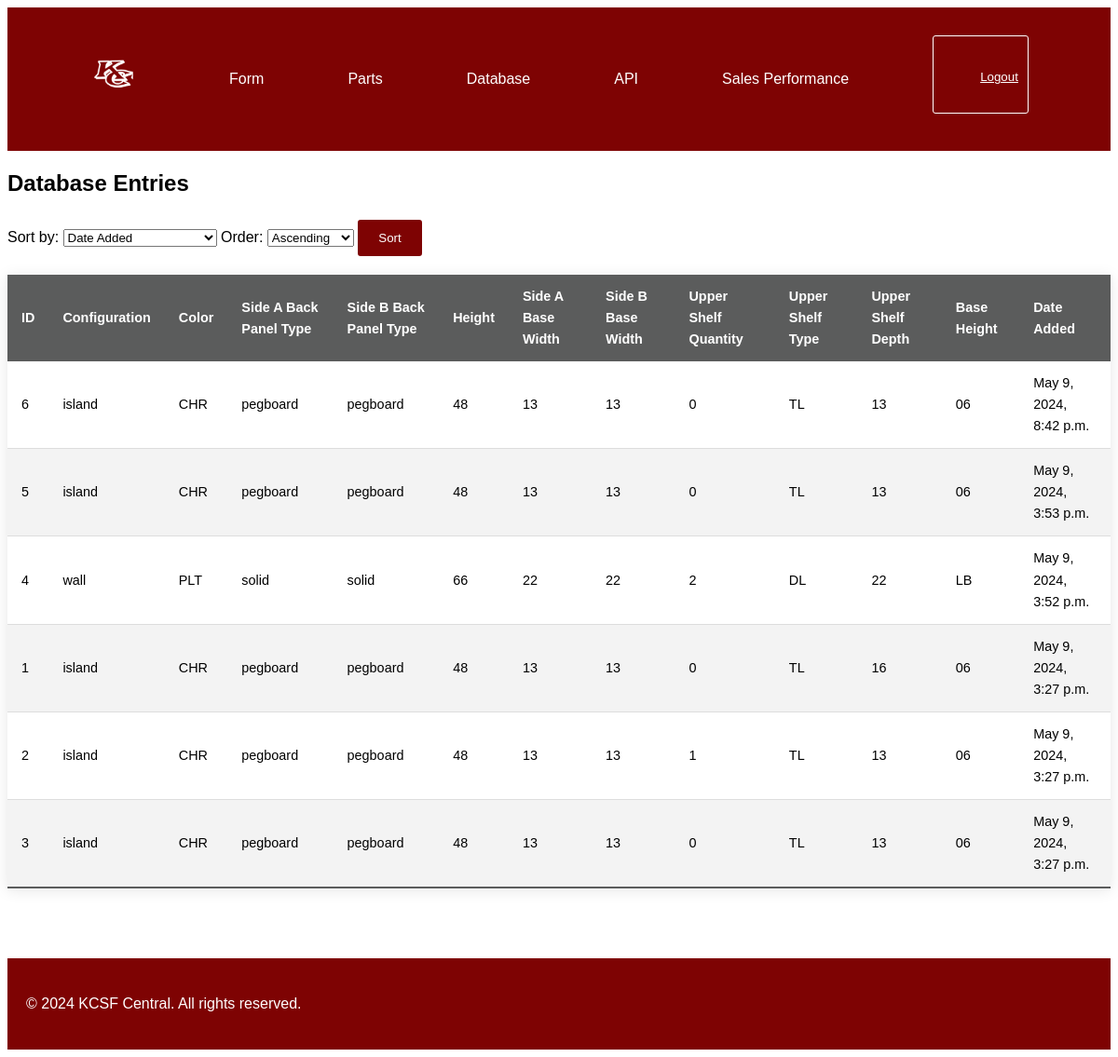
Before: /database/ (signed in) with the older database file.
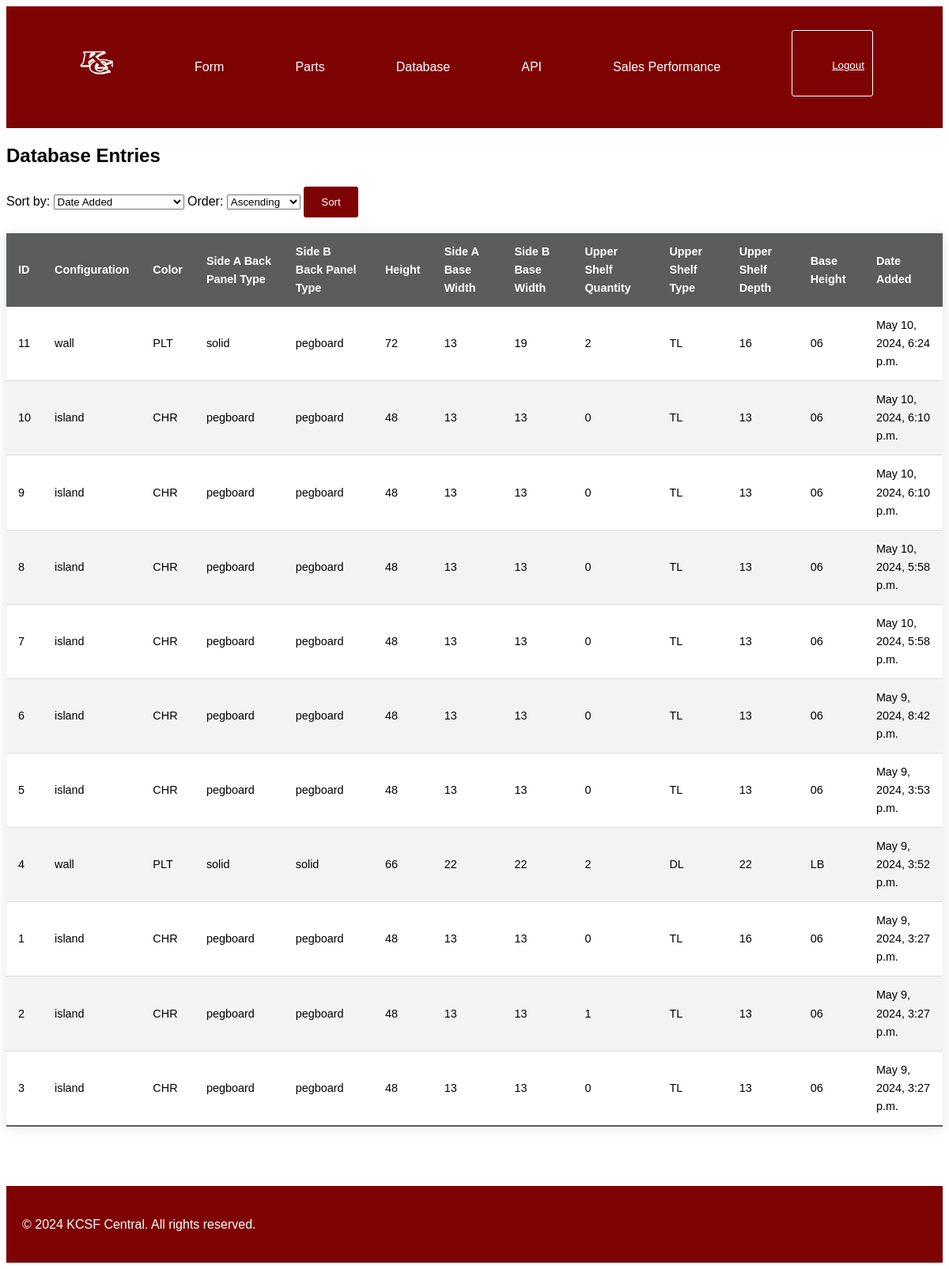
After: the same page with the newer database file.
### myapp/models.py (models this page shows)
class GondolaShelving(models.Model):
    CONFIGURATION_CHOICES = [('island', 'Island/Gondola (double-sided)'), ('wall', 'Wall (single-sided)')]
    COLOR_CHOICES = [('CHR', 'CHR'), ('PLT', 'PLT')]
    PANEL_TYPE_CHOICES = [('pegboard', 'Pegboard'), ('solid', 'Solid')]
    UPPER_SHELF_QUANTITY = [('0', '0'), ('1', '1'), ('2', '2'), ('3', '3'), ('4', '4'), ('5', '5'), ('6', '6')]
    SHELF_TYPE_CHOICES = [('TL', 'Tilt-in'), ('DL', 'Drop-in')]
    HEIGHT_CHOICES = [('48', '48 inches'), ('54', '54 inches'), ('60', '60 inches'), ('66', '66 inches'), ('72', '72 inches'), ('78', '78 inches'), ('84', '84 inches'), ('90', '90 inches'), ('96', '96 inches')]
    SIDE_A_BASE_WIDTH_CHOICES = [('13', '13 inches'), ('16', '16 inches'), ('19', '19 inches'), ('22', '22 inches'), ('25', '25 inches'), ('28', '28 inches'), ('31', '31 inches')]
    SIDE_B_BASE_WIDTH_CHOICES = [('13', '13 inches'), ('16', '16 inches'), ('19', '19 inches'), ('22', '22 inches'), ('25', '25 inches'), ('28', '28 inches'), ('31', '31 inches')]
    UPPER_SHELF_DEPTH_CHOICES = [('13', '13 inches'), ('16', '16 inches'), ('19', '19 inches'), ('22', '22 inches'), ('25', '25 inches'), ('28', '28 inches'), ('31', '31 inches')]
    BASE_HEIGHT_CHOICES= [('06', '6 inches'), ('LB', 'Low Base')]
    configuration = models.CharField(max_length=10, choices=CONFIGURATION_CHOICES, default='island')
    color = models.CharField(max_length=3, choices=COLOR_CHOICES, default='CHR')
    side_a_back_panel_type = models.CharField(max_length=8, choices=PANEL_TYPE_CHOICES, default='pegboard')
    side_b_back_panel_type = models.CharField(max_length=8, choices=PANEL_TYPE_CHOICES, default='pegboard')
    height = models.CharField(max_length=3, choices=HEIGHT_CHOICES, default='48')
    side_a_base_width = models.CharField(max_length=3, choices=SIDE_A_BASE_WIDTH_CHOICES, default='13')
    side_b_base_width = models.CharField(max_length=3, choices=SIDE_B_BASE_WIDTH_CHOICES, default='13')
    upper_shelf_quantity = models.CharField(max_length=1, choices=UPPER_SHELF_QUANTITY, default='0')
    upper_shelf_type = models.CharField(max_length=2, choices=SHELF_TYPE_CHOICES, default='TL')
    upper_shelf_depth = models.CharField(max_length=3, choices=UPPER_SHELF_DEPTH_CHOICES, default='13')
    base_height = models.CharField(max_length=2, choices=BASE_HEIGHT_CHOICES, default='06')
    date_added = models.DateTimeField(auto_now_add=True)

### myapp/views.py (the view)
# urls.py: path('database/', display_database, name='database'),  # URL for the database page
@login_required
def display_database(request):
    sort_by = request.GET.get('sort', 'date_added')  # Default sorting by date added
    order = request.GET.get('order', 'desc')
    if order == 'desc':
        sort_by = '-' + sort_by
    entries = GondolaShelving.objects.all().order_by(sort_by)
    return render(request, 'database.html', {'entries': entries})

### myapp/templates/database.html (shortened to what this page needs)
{% extends 'base.html' %}
{% block content %}
    <h1>Database Entries</h1>
    <form method="get" action="">
        Sort by:
        <select name="sort">
            <option value="date_added">Date Added</option>
        </select>
        Order:
        <select name="order">
            <option value="asc">Ascending</option>
        </select>
        <button type="submit">Sort</button>
    </form>
    <table>
        <thead>
            <tr>
                <th>ID</th>
                <th>Configuration</th>
                <th>Color</th>
                <th>Side A Back Panel Type</th>
                <th>Side B Back Panel Type</th>
                <th>Height</th>
                <th>Side A Base Width</th>
                <th>Side B Base Width</th>
                <th>Upper Shelf Quantity</th>
                <th>Upper Shelf Type</th>
                <th>Upper Shelf Depth</th>
                <th>Base Height</th>
                <th>Date Added</th>
            </tr>
        </thead>
        <tbody>
            {% for entry in entries %}
            <tr>
                <td>{{ entry.id }}</td>
                <td>{{ entry.configuration }}</td>
                <td>{{ entry.color }}</td>
                <td>{{ entry.side_a_back_panel_type }}</td>
                <td>{{ entry.side_b_back_panel_type }}</td>
                <td>{{ entry.height }}</td>
                <td>{{ entry.side_a_base_width }}</td>
                <td>{{ entry.side_b_base_width }}</td>
                <td>{{ entry.upper_shelf_quantity }}</td>
                <td>{{ entry.upper_shelf_type }}</td>
                <td>{{ entry.upper_shelf_depth }}</td>
                <td>{{ entry.base_height }}</td>
                <td>{{ entry.date_added }}</td>
            </tr>
            {% endfor %}
        </tbody>
    </table>
{% endblock %}

### templates/base.html (shortened to what this page needs)
<!DOCTYPE html>
<html lang="en">
<head>
    {% load static %}
    <link rel="stylesheet" href="{% static 'css/styles.css' %}">
</head>
<body>
    <header>
        <div class="header-container">
            <nav class="nav-left">
                <a href="/" class="logo-link">
                    <img src="{% static 'images/KC Old Logo (1).png' %}" alt="KCSF Logo" class="logo-image">
                </a>
            </nav>
            <nav class="nav-center">
                <ul class="nav-list">
                    <ul class="nav-item"><a href="/form/" class="nav-link">Form</a></ul>
                    <ul class="nav-item"><a href="/parts/" class="nav-link">Parts</a></ul>
                    <ul class="nav-item"><a href="/database/" class="nav-link">Database</a></ul>
                    <ul class="nav-item"><a href="/api/" class="nav-link">API</a></ul>
                    <ul class="nav-item"><a href="/metrics/" class="nav-link">Sales Performance</a></ul>
                </ul>
            </nav>
        <nav class="nav-right">
            <div class="auth-section">
                {% if user.is_authenticated %}
                <ul>
                    <form action="{% url 'logout' %}" method="post">
                        <button type="submit" style="background:none; border:none; padding:0; color:rgb(255, 255, 255); text-decoration:underline; cursor:pointer">
                            Logout
                        </button>
                    </form>
                </ul>
            {% else %}
                <ul><a href="{% url 'login' %}">Login</a></ul>
            {% endif %}
            </div>
        </nav>
        </div>
    </header>
    <main>
        {% block content %}{% endblock %}
    </main>
    <footer>
        <p>© 2024 KCSF Central. All rights reserved.</p>
    </footer>
</body>
</html>

### static/css/styles.css (style rules this page uses)
body { font-family: Arial, sans-serif; line-height: 1.6; color: #000000; }
header, footer { color: #ffffff; background-color: #7e0303; padding: 20px 20px; }
footer { margin-top:75px; }
nav a { text-decoration: none; color: #ffffff; margin-right: 50px; }
header { display: flex; justify-content: center; align-items: center; }
header img { max-width: 100%; height: 60px; margin-right: 10px; }
table { width: 100%; border-collapse: collapse; margin: 20px 0; font-family: Arial, sans-serif; font-size: 0.9em; min-width: 600px; box-shadow: 0 2px 15px rgba(0, 0, 0, 0.1); }
thead { background-color: #5b5c5c; color: #ffffff; text-align: left; }
th, td { padding: 12px 15px; }
tbody tr { border-bottom: 1px solid #dddddd; }
tbody tr:nth-of-type(even) { background-color: #f3f3f3; }
tbody tr:last-of-type { border-bottom: 2px solid #5b5c5c; }
th { position: sticky; top: 0; }
.header-container { display: flex; justify-content: space-between; align-items: center; padding: 10px; }
.logo-link img { height: 50px; }
.nav-center .nav-list { list-style: none; display: flex; margin: 0; padding: 0; }
.nav-link { text-decoration: none; color: rgb(255, 255, 255); }
.auth-section { border: 1px solid #ffffff; border-radius: 3px; padding: 10px; margin-bottom: 10px; margin-left: 40px; }
.nav-right { display: flex; align-items: right; }
h1 { color: #000000; font-size: 24px; margin-bottom: 20px; }
form { margin-top: 20px; }
form button { background-color: #7e0303; color: #ffffff; padding: 10px 20px; border: 2.5px solid #7e0303; border-radius: 3px; cursor: pointer; }
button[type="submit"] { background-color: #7e0303; color: #ffffff; padding: 10px 20px; border: 2.5px solid #7e0303; border-radius: 3px; cursor: pointer; }

Changed rows visible on the page:
added GondolaShelving: id "11", configuration "wall", color "PLT", side_a_back_panel_type "solid", side_b_back_panel_type "pegboard", height "72", side_a_base_width "13", side_b_base_width "19", upper_shelf_quantity "2", upper_shelf_type "TL", upper_shelf_depth "16", base_height "06", date_added "May 10, 2024, 6:24 p.m."
added GondolaShelving: id "10", configuration "island", color "CHR", side_a_back_panel_type "pegboard", side_b_back_panel_type "pegboard", height "48", side_a_base_width "13", side_b_base_width "13", upper_shelf_quantity "0", upper_shelf_type "TL", upper_shelf_depth "13", base_height "06", date_added "May 10, 2024, 6:10 p.m."
added GondolaShelving: id "9", configuration "island", color "CHR", side_a_back_panel_type "pegboard", side_b_back_panel_type "pegboard", height "48", side_a_base_width "13", side_b_base_width "13", upper_shelf_quantity "0", upper_shelf_type "TL", upper_shelf_depth "13", base_height "06", date_added "May 10, 2024, 6:10 p.m."
added GondolaShelving: id "8", configuration "island", color "CHR", side_a_back_panel_type "pegboard", side_b_back_panel_type "pegboard", height "48", side_a_base_width "13", side_b_base_width "13", upper_shelf_quantity "0", upper_shelf_type "TL", upper_shelf_depth "13", base_height "06", date_added "May 10, 2024, 5:58 p.m."
added GondolaShelving: id "7", configuration "island", color "CHR", side_a_back_panel_type "pegboard", side_b_back_panel_type "pegboard", height "48", side_a_base_width "13", side_b_base_width "13", upper_shelf_quantity "0", upper_shelf_type "TL", upper_shelf_depth "13", base_height "06", date_added "May 10, 2024, 5:58 p.m."
